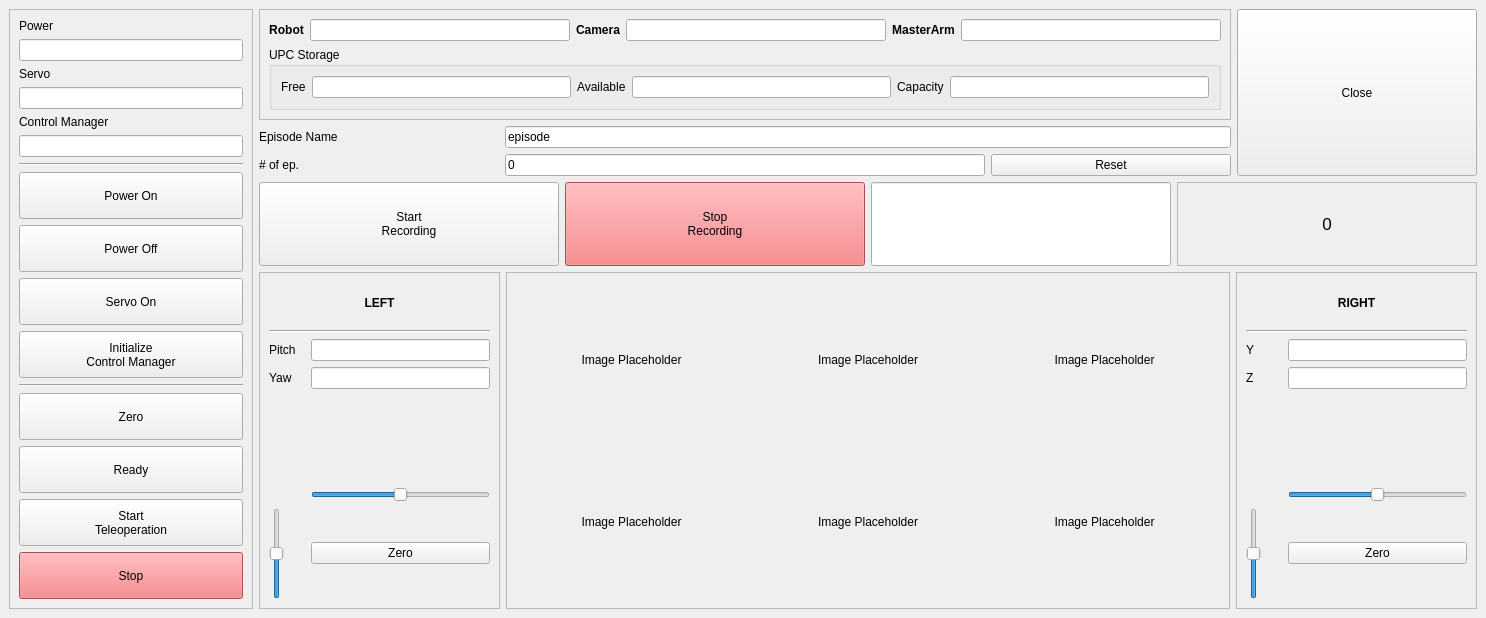
<?xml version="1.0" encoding="UTF-8"?>
<ui version="4.0">
 <class>MainWindow</class>
 <widget class="QMainWindow" name="MainWindow">
  <property name="geometry">
   <rect>
    <x>0</x>
    <y>0</y>
    <width>1486</width>
    <height>618</height>
   </rect>
  </property>
  <property name="windowTitle">
   <string>MainWindow</string>
  </property>
  <widget class="QWidget" name="centralwidget">
   <layout class="QHBoxLayout" name="horizontalLayout_2" stretch="1,5">
    <item>
     <widget class="QFrame" name="frame">
      <property name="frameShape">
       <enum>QFrame::Shape::StyledPanel</enum>
      </property>
      <property name="frameShadow">
       <enum>QFrame::Shadow::Sunken</enum>
      </property>
      <layout class="QVBoxLayout" name="verticalLayout">
       <item>
        <widget class="QLabel" name="label">
         <property name="sizePolicy">
          <sizepolicy hsizetype="Preferred" vsizetype="Fixed">
           <horstretch>0</horstretch>
           <verstretch>0</verstretch>
          </sizepolicy>
         </property>
         <property name="text">
          <string>Power</string>
         </property>
        </widget>
       </item>
       <item>
        <widget class="QLineEdit" name="LE_Power">
         <property name="focusPolicy">
          <enum>Qt::FocusPolicy::NoFocus</enum>
         </property>
         <property name="readOnly">
          <bool>true</bool>
         </property>
        </widget>
       </item>
       <item>
        <widget class="QLabel" name="label_12">
         <property name="sizePolicy">
          <sizepolicy hsizetype="Preferred" vsizetype="Fixed">
           <horstretch>0</horstretch>
           <verstretch>0</verstretch>
          </sizepolicy>
         </property>
         <property name="text">
          <string>Servo</string>
         </property>
        </widget>
       </item>
       <item>
        <widget class="QLineEdit" name="LE_Servo">
         <property name="focusPolicy">
          <enum>Qt::FocusPolicy::NoFocus</enum>
         </property>
         <property name="readOnly">
          <bool>true</bool>
         </property>
        </widget>
       </item>
       <item>
        <widget class="QLabel" name="label_2">
         <property name="sizePolicy">
          <sizepolicy hsizetype="Preferred" vsizetype="Fixed">
           <horstretch>0</horstretch>
           <verstretch>0</verstretch>
          </sizepolicy>
         </property>
         <property name="text">
          <string>Control Manager</string>
         </property>
        </widget>
       </item>
       <item>
        <widget class="QLineEdit" name="LE_ControlManager">
         <property name="focusPolicy">
          <enum>Qt::FocusPolicy::NoFocus</enum>
         </property>
         <property name="readOnly">
          <bool>true</bool>
         </property>
        </widget>
       </item>
       <item>
        <widget class="Line" name="line">
         <property name="orientation">
          <enum>Qt::Orientation::Horizontal</enum>
         </property>
        </widget>
       </item>
       <item>
        <widget class="QPushButton" name="PB_PowerOn">
         <property name="sizePolicy">
          <sizepolicy hsizetype="Minimum" vsizetype="Preferred">
           <horstretch>0</horstretch>
           <verstretch>0</verstretch>
          </sizepolicy>
         </property>
         <property name="text">
          <string>Power On</string>
         </property>
        </widget>
       </item>
       <item>
        <widget class="QPushButton" name="PB_PowerOff">
         <property name="sizePolicy">
          <sizepolicy hsizetype="Minimum" vsizetype="Preferred">
           <horstretch>0</horstretch>
           <verstretch>0</verstretch>
          </sizepolicy>
         </property>
         <property name="text">
          <string>Power Off</string>
         </property>
        </widget>
       </item>
       <item>
        <widget class="QPushButton" name="PB_ServoOn">
         <property name="sizePolicy">
          <sizepolicy hsizetype="Minimum" vsizetype="Preferred">
           <horstretch>0</horstretch>
           <verstretch>0</verstretch>
          </sizepolicy>
         </property>
         <property name="text">
          <string>Servo On</string>
         </property>
        </widget>
       </item>
       <item>
        <widget class="QPushButton" name="PB_InitControlManager">
         <property name="sizePolicy">
          <sizepolicy hsizetype="Minimum" vsizetype="Preferred">
           <horstretch>0</horstretch>
           <verstretch>0</verstretch>
          </sizepolicy>
         </property>
         <property name="text">
          <string>Initialize
Control Manager</string>
         </property>
        </widget>
       </item>
       <item>
        <widget class="Line" name="line_2">
         <property name="orientation">
          <enum>Qt::Orientation::Horizontal</enum>
         </property>
        </widget>
       </item>
       <item>
        <widget class="QPushButton" name="PB_Zero">
         <property name="sizePolicy">
          <sizepolicy hsizetype="Minimum" vsizetype="Preferred">
           <horstretch>0</horstretch>
           <verstretch>0</verstretch>
          </sizepolicy>
         </property>
         <property name="text">
          <string>Zero</string>
         </property>
        </widget>
       </item>
       <item>
        <widget class="QPushButton" name="PB_Ready">
         <property name="sizePolicy">
          <sizepolicy hsizetype="Minimum" vsizetype="Preferred">
           <horstretch>0</horstretch>
           <verstretch>0</verstretch>
          </sizepolicy>
         </property>
         <property name="text">
          <string>Ready</string>
         </property>
        </widget>
       </item>
       <item>
        <widget class="QPushButton" name="PB_StartTeleoperation">
         <property name="sizePolicy">
          <sizepolicy hsizetype="Minimum" vsizetype="Preferred">
           <horstretch>0</horstretch>
           <verstretch>0</verstretch>
          </sizepolicy>
         </property>
         <property name="text">
          <string>Start
Teleoperation</string>
         </property>
        </widget>
       </item>
       <item>
        <widget class="QPushButton" name="PB_StopMotion">
         <property name="sizePolicy">
          <sizepolicy hsizetype="Minimum" vsizetype="Preferred">
           <horstretch>0</horstretch>
           <verstretch>0</verstretch>
          </sizepolicy>
         </property>
         <property name="styleSheet">
          <string notr="true">QPushButton {background-color: #f16a6f}</string>
         </property>
         <property name="text">
          <string>Stop</string>
         </property>
        </widget>
       </item>
      </layout>
     </widget>
    </item>
    <item>
     <layout class="QVBoxLayout" name="verticalLayout_2" stretch="0,1,4">
      <item>
       <layout class="QGridLayout" name="gridLayout_2" columnstretch="1,2,1,1">
        <item row="1" column="0">
         <widget class="QLabel" name="label_3">
          <property name="text">
           <string>Episode Name</string>
          </property>
         </widget>
        </item>
        <item row="0" column="0" colspan="3">
         <widget class="QFrame" name="frame_3">
          <property name="frameShape">
           <enum>QFrame::Shape::StyledPanel</enum>
          </property>
          <property name="frameShadow">
           <enum>QFrame::Shadow::Sunken</enum>
          </property>
          <layout class="QVBoxLayout" name="verticalLayout_4">
           <item>
            <layout class="QHBoxLayout" name="horizontalLayout_5">
             <item>
              <widget class="QLabel" name="label_13">
               <property name="font">
                <font>
                 <bold>true</bold>
                </font>
               </property>
               <property name="text">
                <string>Robot</string>
               </property>
               <property name="alignment">
                <set>Qt::AlignmentFlag::AlignCenter</set>
               </property>
              </widget>
             </item>
             <item>
              <widget class="QLineEdit" name="LE_Robot">
               <property name="sizePolicy">
                <sizepolicy hsizetype="Expanding" vsizetype="Fixed">
                 <horstretch>0</horstretch>
                 <verstretch>0</verstretch>
                </sizepolicy>
               </property>
               <property name="focusPolicy">
                <enum>Qt::FocusPolicy::NoFocus</enum>
               </property>
               <property name="readOnly">
                <bool>true</bool>
               </property>
              </widget>
             </item>
             <item>
              <widget class="QLabel" name="label_15">
               <property name="font">
                <font>
                 <bold>true</bold>
                </font>
               </property>
               <property name="text">
                <string>Camera</string>
               </property>
               <property name="alignment">
                <set>Qt::AlignmentFlag::AlignCenter</set>
               </property>
              </widget>
             </item>
             <item>
              <widget class="QLineEdit" name="LE_Camera">
               <property name="sizePolicy">
                <sizepolicy hsizetype="Expanding" vsizetype="Fixed">
                 <horstretch>0</horstretch>
                 <verstretch>0</verstretch>
                </sizepolicy>
               </property>
               <property name="focusPolicy">
                <enum>Qt::FocusPolicy::NoFocus</enum>
               </property>
               <property name="readOnly">
                <bool>true</bool>
               </property>
              </widget>
             </item>
             <item>
              <widget class="QLabel" name="label_16">
               <property name="font">
                <font>
                 <bold>true</bold>
                </font>
               </property>
               <property name="text">
                <string>MasterArm</string>
               </property>
               <property name="alignment">
                <set>Qt::AlignmentFlag::AlignCenter</set>
               </property>
              </widget>
             </item>
             <item>
              <widget class="QLineEdit" name="LE_MasterArm">
               <property name="sizePolicy">
                <sizepolicy hsizetype="Expanding" vsizetype="Fixed">
                 <horstretch>0</horstretch>
                 <verstretch>0</verstretch>
                </sizepolicy>
               </property>
               <property name="focusPolicy">
                <enum>Qt::FocusPolicy::NoFocus</enum>
               </property>
               <property name="readOnly">
                <bool>true</bool>
               </property>
              </widget>
             </item>
            </layout>
           </item>
           <item>
            <widget class="QGroupBox" name="groupBox">
             <property name="title">
              <string>UPC Storage</string>
             </property>
             <layout class="QHBoxLayout" name="horizontalLayout_3">
              <item>
               <widget class="QLabel" name="label_11">
                <property name="text">
                 <string>Free</string>
                </property>
               </widget>
              </item>
              <item>
               <widget class="QLineEdit" name="LE_StorageFree">
                <property name="readOnly">
                 <bool>true</bool>
                </property>
               </widget>
              </item>
              <item>
               <widget class="QLabel" name="label_22">
                <property name="text">
                 <string>Available</string>
                </property>
               </widget>
              </item>
              <item>
               <widget class="QLineEdit" name="LE_StorageAvailable">
                <property name="readOnly">
                 <bool>true</bool>
                </property>
               </widget>
              </item>
              <item>
               <widget class="QLabel" name="label_23">
                <property name="text">
                 <string>Capacity</string>
                </property>
               </widget>
              </item>
              <item>
               <widget class="QLineEdit" name="LE_StorageCapacity">
                <property name="readOnly">
                 <bool>true</bool>
                </property>
               </widget>
              </item>
             </layout>
            </widget>
           </item>
          </layout>
         </widget>
        </item>
        <item row="1" column="1" colspan="2">
         <widget class="QLineEdit" name="LE_EpisodeName">
          <property name="text">
           <string>episode</string>
          </property>
         </widget>
        </item>
        <item row="2" column="1">
         <widget class="QLineEdit" name="LE_EpisodeNumber">
          <property name="text">
           <string>0</string>
          </property>
         </widget>
        </item>
        <item row="2" column="0">
         <widget class="QLabel" name="label_4">
          <property name="text">
           <string># of ep.</string>
          </property>
         </widget>
        </item>
        <item row="0" column="3" rowspan="3">
         <widget class="QPushButton" name="PB_Close">
          <property name="sizePolicy">
           <sizepolicy hsizetype="Minimum" vsizetype="Preferred">
            <horstretch>0</horstretch>
            <verstretch>0</verstretch>
           </sizepolicy>
          </property>
          <property name="text">
           <string>Close</string>
          </property>
         </widget>
        </item>
        <item row="2" column="2">
         <widget class="QPushButton" name="PB_EpisodeNumberReset">
          <property name="text">
           <string>Reset</string>
          </property>
         </widget>
        </item>
       </layout>
      </item>
      <item>
       <layout class="QHBoxLayout" name="horizontalLayout" stretch="1,1,1,1">
        <item>
         <widget class="QPushButton" name="PB_StartRecording">
          <property name="sizePolicy">
           <sizepolicy hsizetype="Minimum" vsizetype="Preferred">
            <horstretch>0</horstretch>
            <verstretch>0</verstretch>
           </sizepolicy>
          </property>
          <property name="text">
           <string>Start
Recording</string>
          </property>
         </widget>
        </item>
        <item>
         <widget class="QPushButton" name="PB_StopRecording">
          <property name="sizePolicy">
           <sizepolicy hsizetype="Minimum" vsizetype="Preferred">
            <horstretch>0</horstretch>
            <verstretch>0</verstretch>
           </sizepolicy>
          </property>
          <property name="styleSheet">
           <string notr="true">QPushButton {background-color: #f16a6f}</string>
          </property>
          <property name="text">
           <string>Stop
Recording</string>
          </property>
         </widget>
        </item>
        <item>
         <widget class="QLineEdit" name="LE_Recording">
          <property name="sizePolicy">
           <sizepolicy hsizetype="Expanding" vsizetype="Preferred">
            <horstretch>0</horstretch>
            <verstretch>0</verstretch>
           </sizepolicy>
          </property>
          <property name="focusPolicy">
           <enum>Qt::FocusPolicy::NoFocus</enum>
          </property>
          <property name="readOnly">
           <bool>true</bool>
          </property>
         </widget>
        </item>
        <item>
         <widget class="QLabel" name="L_RecordingCount">
          <property name="font">
           <font>
            <pointsize>13</pointsize>
           </font>
          </property>
          <property name="frameShape">
           <enum>QFrame::Shape::StyledPanel</enum>
          </property>
          <property name="frameShadow">
           <enum>QFrame::Shadow::Sunken</enum>
          </property>
          <property name="text">
           <string>0</string>
          </property>
          <property name="alignment">
           <set>Qt::AlignmentFlag::AlignCenter</set>
          </property>
         </widget>
        </item>
       </layout>
      </item>
      <item>
       <layout class="QHBoxLayout" name="horizontalLayout_4" stretch="1,3,1">
        <item>
         <widget class="QFrame" name="frame_5">
          <property name="frameShape">
           <enum>QFrame::Shape::StyledPanel</enum>
          </property>
          <property name="frameShadow">
           <enum>QFrame::Shadow::Sunken</enum>
          </property>
          <layout class="QGridLayout" name="gridLayout_4" columnstretch="1,5">
           <item row="2" column="0">
            <widget class="QLabel" name="label_14">
             <property name="sizePolicy">
              <sizepolicy hsizetype="MinimumExpanding" vsizetype="Preferred">
               <horstretch>0</horstretch>
               <verstretch>0</verstretch>
              </sizepolicy>
             </property>
             <property name="text">
              <string>Pitch</string>
             </property>
            </widget>
           </item>
           <item row="6" column="1">
            <widget class="QPushButton" name="PB_RotationZero">
             <property name="text">
              <string>Zero</string>
             </property>
            </widget>
           </item>
           <item row="0" column="0" colspan="2">
            <widget class="QLabel" name="label_18">
             <property name="font">
              <font>
               <bold>true</bold>
              </font>
             </property>
             <property name="text">
              <string>
LEFT
</string>
             </property>
             <property name="alignment">
              <set>Qt::AlignmentFlag::AlignCenter</set>
             </property>
            </widget>
           </item>
           <item row="4" column="1">
            <spacer name="verticalSpacer">
             <property name="orientation">
              <enum>Qt::Orientation::Vertical</enum>
             </property>
             <property name="sizeHint" stdset="0">
              <size>
               <width>20</width>
               <height>40</height>
              </size>
             </property>
            </spacer>
           </item>
           <item row="3" column="1">
            <widget class="QLineEdit" name="LE_Yaw">
             <property name="readOnly">
              <bool>true</bool>
             </property>
            </widget>
           </item>
           <item row="6" column="0">
            <widget class="QSlider" name="S_Pitch">
             <property name="minimum">
              <number>-100</number>
             </property>
             <property name="maximum">
              <number>100</number>
             </property>
             <property name="orientation">
              <enum>Qt::Orientation::Vertical</enum>
             </property>
            </widget>
           </item>
           <item row="5" column="1">
            <widget class="QSlider" name="S_Yaw">
             <property name="minimum">
              <number>-100</number>
             </property>
             <property name="maximum">
              <number>100</number>
             </property>
             <property name="orientation">
              <enum>Qt::Orientation::Horizontal</enum>
             </property>
            </widget>
           </item>
           <item row="3" column="0">
            <widget class="QLabel" name="label_17">
             <property name="text">
              <string>Yaw</string>
             </property>
            </widget>
           </item>
           <item row="2" column="1">
            <widget class="QLineEdit" name="LE_Pitch">
             <property name="readOnly">
              <bool>true</bool>
             </property>
            </widget>
           </item>
           <item row="1" column="0" colspan="2">
            <widget class="Line" name="line_3">
             <property name="orientation">
              <enum>Qt::Orientation::Horizontal</enum>
             </property>
            </widget>
           </item>
          </layout>
         </widget>
        </item>
        <item>
         <widget class="QFrame" name="frame_2">
          <property name="frameShape">
           <enum>QFrame::Shape::StyledPanel</enum>
          </property>
          <property name="frameShadow">
           <enum>QFrame::Shadow::Sunken</enum>
          </property>
          <layout class="QVBoxLayout" name="verticalLayout_3">
           <item>
            <layout class="QGridLayout" name="gridLayout">
             <item row="0" column="2">
              <widget class="QLabel" name="L_Cam2RGB">
               <property name="text">
                <string>Image Placeholder</string>
               </property>
               <property name="alignment">
                <set>Qt::AlignmentFlag::AlignCenter</set>
               </property>
              </widget>
             </item>
             <item row="0" column="0">
              <widget class="QLabel" name="L_Cam0RGB">
               <property name="text">
                <string>Image Placeholder</string>
               </property>
               <property name="alignment">
                <set>Qt::AlignmentFlag::AlignCenter</set>
               </property>
              </widget>
             </item>
             <item row="0" column="1">
              <widget class="QLabel" name="L_Cam1RGB">
               <property name="text">
                <string>Image Placeholder</string>
               </property>
               <property name="alignment">
                <set>Qt::AlignmentFlag::AlignCenter</set>
               </property>
              </widget>
             </item>
             <item row="1" column="0">
              <widget class="QLabel" name="L_Cam0Depth">
               <property name="text">
                <string>Image Placeholder</string>
               </property>
               <property name="alignment">
                <set>Qt::AlignmentFlag::AlignCenter</set>
               </property>
              </widget>
             </item>
             <item row="1" column="1">
              <widget class="QLabel" name="L_Cam1Depth">
               <property name="text">
                <string>Image Placeholder</string>
               </property>
               <property name="alignment">
                <set>Qt::AlignmentFlag::AlignCenter</set>
               </property>
              </widget>
             </item>
             <item row="1" column="2">
              <widget class="QLabel" name="L_Cam2Depth">
               <property name="text">
                <string>Image Placeholder</string>
               </property>
               <property name="alignment">
                <set>Qt::AlignmentFlag::AlignCenter</set>
               </property>
              </widget>
             </item>
            </layout>
           </item>
          </layout>
         </widget>
        </item>
        <item>
         <widget class="QFrame" name="frame_4">
          <property name="frameShape">
           <enum>QFrame::Shape::StyledPanel</enum>
          </property>
          <property name="frameShadow">
           <enum>QFrame::Shadow::Sunken</enum>
          </property>
          <layout class="QGridLayout" name="gridLayout_5" columnstretch="1,5">
           <item row="1" column="0" colspan="2">
            <widget class="Line" name="line_4">
             <property name="orientation">
              <enum>Qt::Orientation::Horizontal</enum>
             </property>
            </widget>
           </item>
           <item row="5" column="1">
            <widget class="QSlider" name="S_Y">
             <property name="minimum">
              <number>-100</number>
             </property>
             <property name="maximum">
              <number>100</number>
             </property>
             <property name="orientation">
              <enum>Qt::Orientation::Horizontal</enum>
             </property>
            </widget>
           </item>
           <item row="4" column="1">
            <spacer name="verticalSpacer_2">
             <property name="orientation">
              <enum>Qt::Orientation::Vertical</enum>
             </property>
             <property name="sizeHint" stdset="0">
              <size>
               <width>20</width>
               <height>40</height>
              </size>
             </property>
            </spacer>
           </item>
           <item row="6" column="0">
            <widget class="QSlider" name="S_Z">
             <property name="minimum">
              <number>-100</number>
             </property>
             <property name="maximum">
              <number>100</number>
             </property>
             <property name="orientation">
              <enum>Qt::Orientation::Vertical</enum>
             </property>
            </widget>
           </item>
           <item row="3" column="0">
            <widget class="QLabel" name="label_20">
             <property name="sizePolicy">
              <sizepolicy hsizetype="MinimumExpanding" vsizetype="Preferred">
               <horstretch>0</horstretch>
               <verstretch>0</verstretch>
              </sizepolicy>
             </property>
             <property name="text">
              <string>Z</string>
             </property>
            </widget>
           </item>
           <item row="2" column="0">
            <widget class="QLabel" name="label_19">
             <property name="text">
              <string>Y</string>
             </property>
            </widget>
           </item>
           <item row="0" column="0" colspan="2">
            <widget class="QLabel" name="label_21">
             <property name="font">
              <font>
               <bold>true</bold>
              </font>
             </property>
             <property name="text">
              <string>
RIGHT
</string>
             </property>
             <property name="alignment">
              <set>Qt::AlignmentFlag::AlignCenter</set>
             </property>
            </widget>
           </item>
           <item row="3" column="1">
            <widget class="QLineEdit" name="LE_Z">
             <property name="readOnly">
              <bool>true</bool>
             </property>
            </widget>
           </item>
           <item row="2" column="1">
            <widget class="QLineEdit" name="LE_Y">
             <property name="readOnly">
              <bool>true</bool>
             </property>
            </widget>
           </item>
           <item row="6" column="1">
            <widget class="QPushButton" name="PB_PositionZero">
             <property name="text">
              <string>Zero</string>
             </property>
            </widget>
           </item>
          </layout>
         </widget>
        </item>
       </layout>
      </item>
     </layout>
    </item>
   </layout>
  </widget>
 </widget>
 <resources/>
 <connections/>
</ui>
